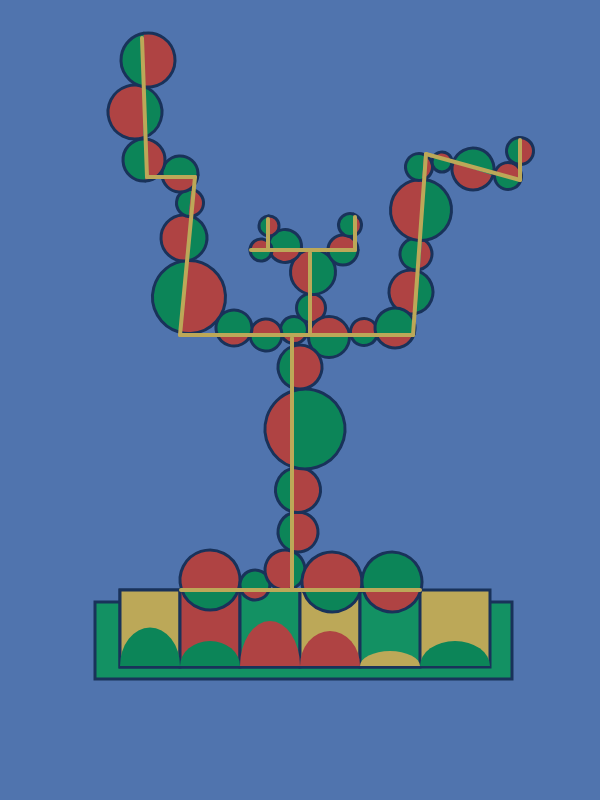
Frame 1 (no input)
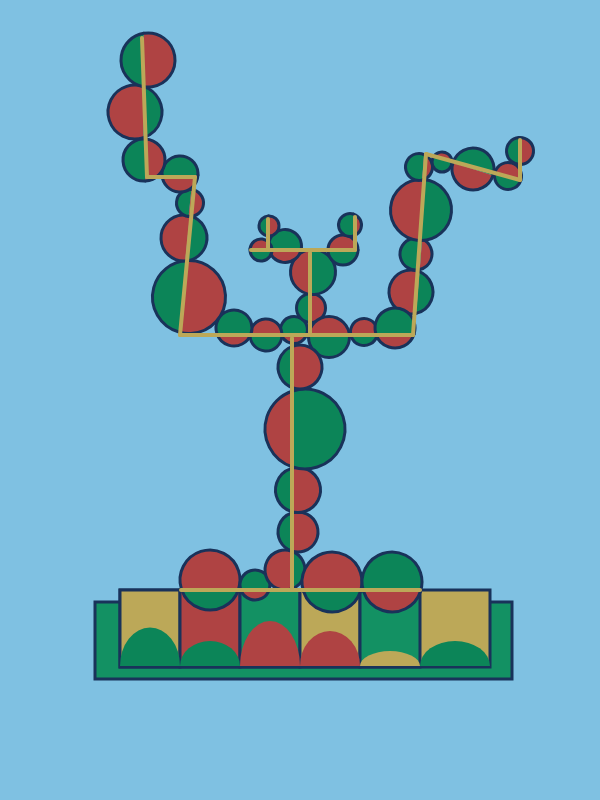
Frame 60 (no input)
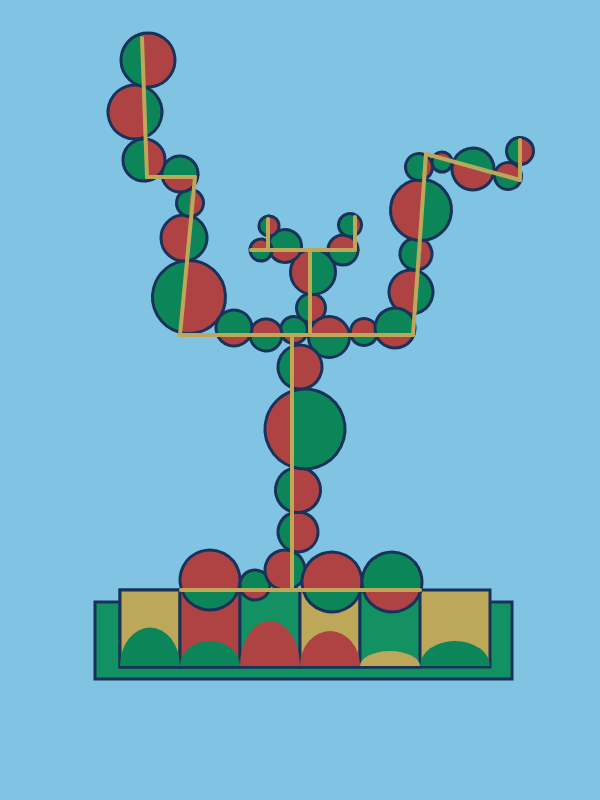
Frame 120 (the mouse pressed at the canvas centre since frame 60)

The p5.js sketch that drew these frames (run headless with seeded random() and noise() and a simulated clock; from frame 60 on, the mouse is pressed at the canvas centre):

// p5.js sketch
// ── sketch.js
// Initialize global variables
var ranges;
let seed = Math.random() * 200;
var mySize;
let str_wei = 0;
let x_space;
let color1, color2;
let colorselet = [];
let plus, margin;
let filter1;

let xCoor = 0;

let cycleCounter = 0; // Initializes the loop counter

function setup() {
  randomSeed(seed);
  mySize = 900;
  createCanvas(600, 800);
  colorselet[0] = "#1a1a1a";
  colorselet[1] = "#abadc5";
  colorselet[2] = "#abbcc3";
  colorselet[3] = "#bfd1b2";
  colorselet[4] = "#7f9faf";

  background("#003153");
  margin = mySize / 50;
  ranges = int(random(10, 20));
  color1 = random(colorselet);
  color2 = random(colorselet);
  plus = 0;
  push();
  filter1 = new makeFilter();
  for (let i = 0; i < 150; i++) {
    generateBg();
  }
  pop();
}

function generateBg() {
  randomSeed(seed); // Set the random seed
  noiseSeed(seed); // Set the noise seed

  noFill();
  push();
  // Loop to draw shapes
  for (let i = 0; i < ranges; i++) {
    strokeWeight(str_wei);
    stroke(random(colorselet));
    // Update the horizontal coordinate   'untitled_230710'(SamuelYAN,2023)  https://openprocessing.org/sketch/1969233
    if (ranges % 3 == 0) {
      drawingContext.shadowColor = str(random(colorselet)) + "15";
      drawingContext.shadowOffsetX = str_wei;
      drawingContext.shadowOffsetY = str_wei;
      drawingContext.shadowBlur = 0;
    } else {
      drawingContext.shadowColor = str(random(colorselet)) + "15";
      drawingContext.shadowOffsetX = str_wei;
      drawingContext.shadowOffsetY = str_wei;
      drawingContext.shadowBlur = 0;
    }
    // Update the horizontal coordinate
    xCoor = xCoor + 0.05 * width;
    if (xCoor > width) {
      xCoor = 0;
    }
    let x = xCoor;
    // Set line dashes and draw rectangles
    drawingContext.setLineDash([2, int(random(12, 5)) + plus, 3, 2, int(random(1, 4)) - plus, 2, int(random(11, 4)) + plus, 2]);
    rect(x - random(4, 10) * sin(random(1, 0.5) * plus), height * random(0.15, 0.85) + mySize / 2 * sin(0.7 * sin(0.5 * plus - 0.5) - 0.5), random(mySize / 20, mySize / 2), plus);
    rect(x - random(10, 4) * cos(random(0.5, 1) * plus), height * random(0.85, 0.15) - mySize / 2 * sin(0.75 * sin(0.7 * plus - 0.5) - 0.25), random(mySize / 2, mySize / 20), plus);
  }
  pop();

  // Adjust stroke weight
  if (str_wei < 0.5) {
    str_wei += 0.1;
  }
  // Update the 'plus' variable
  if (plus * random(35, 50) < 1 * mySize / 8) {
    plus += 0.01;
  }
  else {
    // Remove shadows and create a final frame
    drawingContext.shadowColor = random(colorselet);
    drawingContext.shadowOffsetX = 0;
    drawingContext.shadowOffsetY = 0;
    drawingContext.shadowBlur = 0;

    // Display the final frame
    //noLoop();
    //noLoop();
    noLoop();
    noLoop();
    blendMode(BLEND);
    image(overAllTexture, 0, 0);
    blendMode(ADD);
    strokeWeight(random(0.10, 0.5) / 2);
    stroke(str(random(colorselet)) + "05");
    noFill();
    drawingContext.setLineDash([2, 1, 2, 3]);
    drawOverPattern();
    drawingContext.setLineDash([1, 1, 1, 1]);
    blendMode(BLEND);
  }
}

function draw() {

  let dayColor = color(135, 206, 235); // day
  let nightColor = color(25, 25, 112); // night

  // Use lerpColor to calculate the current background color
  let currentColor = lerpColor(nightColor, dayColor, sin(radians(cycleCounter)) * 0.5 + 0.5);
  background(currentColor);

  // Update cycle counter
  cycleCounter = (cycleCounter + 1) % 360;
  strokeWeight(3);
  //Left Branch
  let apple1 = new Apple(294, 330, 27, PI / 2, { ratio: 0.43, c1: color(12, 133, 88), c2: color(175, 67, 67) });
  apple1.display({ c1: color(12, 133, 88), c2: color(175, 67, 67) });

  let apple2 = new Apple(266, 335, 32, 3 * PI / 2, { ratio: 0.52, c1: color(12, 133, 88), c2: color(175, 67, 67) });
  apple2.display({ c1: color(12, 133, 88), c2: color(175, 67, 67) });

  let apple3 = new Apple(234, 328, 36, PI / 2, { ratio: 0.40, c1: color(12, 133, 88), c2: color(175, 67, 67) });
  apple3.display({ c1: color(12, 133, 88), c2: color(175, 67, 67) });

  let apple4 = new Apple(189, 297, 73, PI / 30, { ratio: 0.55, c1: color(12, 133, 88), c2: color(175, 67, 67) });
  apple4.display({ c1: color(12, 133, 88), c2: color(175, 67, 67) });

  let apple5 = new Apple(184, 238, 46, 31 * PI / 30, { ratio: 0.55, c1: color(12, 133, 88), c2: color(175, 67, 67) });
  apple5.display({ c1: color(12, 133, 88), c2: color(175, 67, 67) });

  let apple6 = new Apple(190, 203, 27, PI / 30, { ratio: 0.5, c1: color(12, 133, 88), c2: color(175, 67, 67) });
  apple6.display({ c1: color(12, 133, 88), c2: color(175, 67, 67) });

  let apple7 = new Apple(180, 174, 36, PI / 2, { ratio: 0.48, c1: color(12, 133, 88), c2: color(175, 67, 67) });
  apple7.display({ c1: color(12, 133, 88), c2: color(175, 67, 67) });

  let apple8 = new Apple(144, 160, 42, 0, { ratio: 0.48, c1: color(12, 133, 88), c2: color(175, 67, 67) });
  apple8.display({ c1: color(12, 133, 88), c2: color(175, 67, 67) });

  let apple9 = new Apple(135, 112, 54, PI, { ratio: 0.60, c1: color(12, 133, 88), c2: color(175, 67, 67) });
  apple9.display({ c1: color(12, 133, 88), c2: color(175, 67, 67) });

  let apple10 = new Apple(148, 60, 54, 0, { ratio: 0.55, c1: color(12, 133, 88), c2: color(175, 67, 67) });
  apple10.display({ c1: color(12, 133, 88), c2: color(175, 67, 67) });

  //Middle Branch
  let apple11 = new Apple(311, 308, 29, 0, { ratio: 0.50, c1: color(12, 133, 88), c2: color(175, 67, 67) });
  apple11.display({ c1: color(12, 133, 88), c2: color(175, 67, 67) });

  let apple12 = new Apple(313, 272, 45, PI, { ratio: 0.48, c1: color(12, 133, 88), c2: color(175, 67, 67) });
  apple12.display({ c1: color(12, 133, 88), c2: color(175, 67, 67) });

  let apple13 = new Apple(285, 246, 33, PI / 2, { ratio: 0.46, c1: color(12, 133, 88), c2: color(175, 67, 67) });
  apple13.display({ c1: color(12, 133, 88), c2: color(175, 67, 67) });

  let apple14 = new Apple(261, 250, 22, 3 * PI / 2, { ratio: 0.46, c1: color(12, 133, 88), c2: color(175, 67, 67) });
  apple14.display({ c1: color(12, 133, 88), c2: color(175, 67, 67) });

  let apple15 = new Apple(269, 226, 20, 0, { ratio: 0.52, c1: color(12, 133, 88), c2: color(175, 67, 67) });
  apple15.display({ c1: color(12, 133, 88), c2: color(175, 67, 67) });

  let apple16 = new Apple(343, 250, 30, 3 * PI / 2, { ratio: 0.50, c1: color(12, 133, 88), c2: color(175, 67, 67) });
  apple16.display({ c1: color(12, 133, 88), c2: color(175, 67, 67) });

  let apple17 = new Apple(350, 225, 23, 0, { ratio: 0.40, c1: color(12, 133, 88), c2: color(175, 67, 67) });
  apple17.display({ c1: color(12, 133, 88), c2: color(175, 67, 67) });

  //Right Branch
  let apple18 = new Apple(329, 337, 41, 3 * PI / 2, { ratio: 0.5, c1: color(12, 133, 88), c2: color(175, 67, 67) });
  apple18.display({ c1: color(12, 133, 88), c2: color(175, 67, 67) });

  let apple19 = new Apple(364, 332, 27, 3 * PI / 2, { ratio: 0.60, c1: color(12, 133, 88), c2: color(175, 67, 67) });
  apple19.display({ c1: color(12, 133, 88), c2: color(175, 67, 67) });

  let apple20 = new Apple(411, 292, 44, 41 * PI / 40, { ratio: 0.60, c1: color(12, 133, 88), c2: color(175, 67, 67) });
  apple20.display({ c1: color(12, 133, 88), c2: color(175, 67, 67) });

  let apple21 = new Apple(395, 328, 40, PI / 2, { ratio: 0.40, c1: color(12, 133, 88), c2: color(175, 67, 67) });
  apple21.display({ c1: color(12, 133, 88), c2: color(175, 67, 67) });

  let apple22 = new Apple(416, 254, 32, PI / 40, { ratio: 0.40, c1: color(12, 133, 88), c2: color(175, 67, 67) });
  apple22.display({ c1: color(12, 133, 88), c2: color(175, 67, 67) });

  let apple23 = new Apple(421, 210, 61, 41 * PI / 40, { ratio: 0.5, c1: color(12, 133, 88), c2: color(175, 67, 67) });
  apple23.display({ c1: color(12, 133, 88), c2: color(175, 67, 67) });

  let apple24 = new Apple(419, 167, 27, PI / 40, { ratio: 0.4, c1: color(12, 133, 88), c2: color(175, 67, 67) });
  apple24.display({ c1: color(12, 133, 88), c2: color(175, 67, 67) });

  let apple25 = new Apple(442, 162, 20, 8 * PI / 5, { ratio: 0.4, c1: color(12, 133, 88), c2: color(175, 67, 67) });
  apple25.display({ c1: color(12, 133, 88), c2: color(175, 67, 67) });

  let apple26 = new Apple(473, 169, 42, 3 * PI / 5, { ratio: 0.5, c1: color(12, 133, 88), c2: color(175, 67, 67) });
  apple26.display({ c1: color(12, 133, 88), c2: color(175, 67, 67) });

  let apple27 = new Apple(508, 176, 27, 8 * PI / 5, { ratio: 0.5, c1: color(12, 133, 88), c2: color(175, 67, 67) });
  apple27.display({ c1: color(12, 133, 88), c2: color(175, 67, 67) });

  let apple28 = new Apple(520, 151, 27, -PI / 40, { ratio: 0.5, c1: color(12, 133, 88), c2: color(175, 67, 67) });
  apple28.display({ c1: color(12, 133, 88), c2: color(175, 67, 67) });


  // Middle Rectangle
  strokeWeight(3);
  stroke(25,50,90);
  let middleRect = new Rect(95, 602, 417, 77, 19, 145, 99);
  middleRect.display();

  //Soil
  strokeWeight(3);
  stroke(25,50,90);
  let soil = new Rect(120, 590, 370, 77, 188, 168, 88);
  soil.display();

  let soil1 = new Rect(120, 590, 60, 77, 188, 168, 88);
  soil1.display();

  let soil2 = new Rect(180, 590, 60, 77, 175, 67, 67);
  soil2.display();

  let soil3 = new Rect(240, 590, 60, 77, 19, 145, 99);
  soil3.display();

  let soil4 = new Rect(300, 590, 60, 77, 188, 168, 88);
  soil4.display();

  let soil5 = new Rect(360, 590, 60, 77, 19, 145, 99);
  soil5.display();


  let acr1 = new Arc(150, 666, 60, 77, PI, 0, 12, 133, 88);
  acr1.display();

  let acr2 = new Arc(210, 666, 60, 50, PI, 0, 12, 133, 88);
  acr2.display();

  let acr3 = new Arc(270, 666, 60, 90, PI, 0, 175, 67, 67);
  acr3.display();

  let acr4 = new Arc(330, 666, 60, 70, PI, 0, 175, 67, 67);
  acr4.display();

  let acr5 = new Arc(390, 666, 60, 30, PI, 0, 188, 168, 88);
  acr5.display();

  let acr6 = new Arc(455, 666, 70, 50, PI, 0, 12, 133, 88);
  acr6.display();


  //tree trunk
  strokeWeight(3);
  let Apple1 = new Apple(210, 580, 60, 29.85, { ratio: 0.6, c1: color(12, 133, 88), c2: color(175, 67, 67) });
  Apple1.display({ ratio: 0.6, c1: color(12, 133, 88), c2: color(175, 67, 67) });

  let Apple2 = new Apple(255, 585, 30, 29.85, { ratio: 0.6, c1: color(175, 67, 67), c2: color(12, 133, 88) });
  Apple2.display({ ratio: 0.6, c1: color(175, 67, 67), c2: color(12, 133, 88) });

  let Apple3 = new Apple(285, 570, 40, PI, { ratio: 0.6, c1: color(12, 133, 88), c2: color(175, 67, 67) });
  Apple3.display({ ratio: 0.6, c1: color(12, 133, 88), c2: color(175, 67, 67) });

  let Apple4 = new Apple(332, 582, 60, radians(270), { ratio: 0.6, c1: color(12, 133, 88), c2: color(175, 67, 67) });
  Apple4.display({ ratio: 0.6, c1: color(12, 133, 88), c2: color(175, 67, 67) });

  let Apple5 = new Apple(392, 582, 60, radians(270), { ratio: 0.6, c1: color(12, 133, 88), c2: color(175, 67, 67) });
  Apple5.display({ ratio: 0.6, c1: color(175, 67, 67), c2: color(12, 133, 88) });

  let Apple6 = new Apple(298, 532, 40, radians(0), { ratio: 0.6, c1: color(12, 133, 88), c2: color(175, 67, 67) });
  Apple6.display({ ratio: 0.6, c1: color(12, 133, 88), c2: color(175, 67, 67) });

  let Apple7 = new Apple(298, 490, 45, radians(0), { ratio: 0.6, c1: color(12, 133, 88), c2: color(175, 67, 67) });
  Apple7.display({ ratio: 0.6, c1: color(12, 133, 88), c2: color(175, 67, 67) });

  let Apple8 = new Apple(305, 429, 80, radians(360), { ratio: 0.6, c1: color(175, 67, 67), c2: color(12, 133, 88) });
  Apple8.display({ ratio: 0.6, c1: color(175, 67, 67), c2: color(12, 133, 88) });

  let Apple9 = new Apple(300, 367, 44, radians(360), { ratio: 0.6, c1: color(12, 133, 88), c2: color(175, 67, 67) });
  Apple9.display({ ratio: 0.6, c1: color(12, 133, 88), c2: color(175, 67, 67) });


  //line branches
  let line1 = new lines(292, 590, 292, 338)
  line1.display()

  let line2 = new lines(180, 335, 413, 335)
  line2.display()

  let line3 = new lines(180, 335, 195, 177)
  line3.display()

  let line4 = new lines(195, 177, 147, 177)
  line4.display()

  let line5 = new lines(147, 177, 142, 38)
  line5.display()

  let line6 = new lines(413, 335, 426, 154)
  line6.display()

  let line7 = new lines(426, 154, 520, 180)
  line7.display()

  let line8 = new lines(520, 180, 520, 140)
  line8.display()

  let line9 = new lines(310, 335, 310, 253)
  line9.display()

  let line10 = new lines(251, 250, 355, 250)
  line10.display()

  let line11 = new lines(268, 250, 268, 219)
  line11.display()

  let line12 = new lines(355, 250, 355, 217)
  line12.display()

  let line13 = new lines(181,590,420,590)
  line13.display()

}

//line class for branch
class lines {
  constructor(x1, y1, x2, y2) {
    this.x1 = x1;
    this.x2 = x2;
    this.y1 = y1;
    this.y2 = y2;
  }
  display() {
    push()
    strokeWeight(4)
    stroke(188, 168, 88)
    line(this.x1, this.y1, this.x2, this.y2)
    pop()
  }
}

//class of apple
class Apple {
  constructor(x, y, d, angle, settings) {
    this.x = x;
    this.y = y;
    this.d = d;
    this.angle = angle;
    this.ratio = settings.ratio;
  }

  display(settings) {
    push();
    translate(this.x, this.y)
    rotate(this.angle)
    stroke(25,50,90);
    fill(settings.c1);
    arc(0, 0, this.d, this.d, -(PI * (1 - this.ratio)) + PI, (PI * (1 - this.ratio)) + PI, OPEN, CHORD);
    fill(settings.c2);
    arc(0, 0, this.d, this.d, -PI * this.ratio, PI * this.ratio, OPEN, CHORD);
    pop();
  }

}

// Filter constructor   Code Inspiration Source.：https://p5js.org/reference/#/p5/filter
function makeFilter() {
  colorMode(HSB, 360, 100, 100, 100);
  drawingContext.shadowColor = color(0, 0, 5, 95);
  overAllTexture = createGraphics(width, height);
  overAllTexture.loadPixels();
  for (var i = 0; i < width; i++) {
    for (var j = 0; j < height; j++) {
      overAllTexture.set(i, j,
        color(0, 0, random(95, 85), noise(i / 3, j / 3, (i * j) / 150) * random(5, 15) / 2));
    }
  }
  overAllTexture.updatePixels();
}

// Function to draw an over pattern
function drawOverPattern() {
  push();
  translate(width / 2, height / 2);
  let s = max(width, height) / 1 * sqrt(3) - 2;
  let n = 6;

  //Loop to divide and draw triangles
  for (let theta = TWO_PI / 6; theta < TWO_PI; theta += TWO_PI / 6) {
    divideOP(0, 0, s * cos(theta), s * sin(theta), s * cos(theta + TWO_PI / 6), s * sin(theta + TWO_PI / 6), n);
  }
  pop();
}

//Function to calculate a proportional point
function prop(x1, y1, x2, y2, k) {
  let x3 = (1 - k) * x1 + k * x2;
  let y3 = (1 - k) * y1 + k * y2;
  return [x3, y3];
}

//reference: 'Rainy day-3' (SamuelYAN,2023)  https://openprocessing.org/sketch/2019293 
//Function to divide and draw triangles
function divideOP(x1, y1, x2, y2, x3, y3, n) {
  if (n > 1) {
    let [xA, yA] = prop(x1, y1, x2, y2, 1 / 3);
    let [xB, yB] = prop(x1, y1, x2, y2, 2 / 3);
    let [xC, yC] = prop(x2, y2, x3, y3, 1 / 3);
    let [xD, yD] = prop(x2, y2, x3, y3, 2 / 3);
    let [xE, yE] = prop(x3, y3, x1, y1, 1 / 3);
    let [xF, yF] = prop(x3, y3, x1, y1, 2 / 3);
    let [xG, yG] = prop(xF, yF, xC, yC, 1 / 2);
    divideOP(x1, y1, xA, yA, xF, yF, n - 1);
    divideOP(xA, yA, xB, yB, xG, yG, n - 1);
    divideOP(xB, yB, x2, y2, xC, yC, n - 1);
    divideOP(xG, yG, xF, yF, xA, yA, n - 1);
    divideOP(xC, yC, xG, yG, xB, yB, n - 1);
    divideOP(xF, yF, xG, yG, xE, yE, n - 1);
    divideOP(xG, yG, xC, yC, xD, yD, n - 1);
    divideOP(xD, yD, xE, yE, xG, yG, n - 1);
    divideOP(xE, yE, xD, yD, x3, y3, n - 1);
  } else {
    makeTriangle([x1, y1], [x2, y2], [x3, y3]);
  }
}

// Function to draw a triangle
function makeTriangle(v1, v2, v3) {
  let points = shuffle([v1, v2, v3]);
  let [x1, y1] = points[0];
  let [x2, y2] = points[1];
  let [x3, y3] = points[2];
  let iStep = 1 / (pow(2, floor(random(4, 2))));
  for (let i = 0; i < 1; i += iStep) {
    let [x4, y4] = prop(x1, y1, x2, y2, 1 - i);
    let [x5, y5] = prop(x1, y1, x3, y3, 1 - i);
    triangle(x1, y1, x4, y4, x5, y5);
  }
}

//Draw a rectangle
class Rect {
  constructor(x, y, w, h, r, g, b) {
    this.x = x;
    this.y = y;
    this.w = w;
    this.h = h;
    this.fillColor = color(r, g, b);
  }

  //Draw a rectangle
  display() {
    fill(this.fillColor);
    rect(this.x, this.y, this.w, this.h);
  }
}

//Draw an arc
class Arc {
  constructor(x, y, w, h, start, stop, r, g, b, mode = PIE) {
    this.x = x;
    this.y = y;
    this.w = w;
    this.h = h;
    this.start = start;
    this.stop = stop;
    this.fillColor = color(r, g, b);
    this.mode = mode;
  }

  //Draw an arc
  display() {
    fill(this.fillColor);
    noStroke();
    arc(this.x, this.y, this.w, this.h, this.start, this.stop, this.mode);
  }
}
